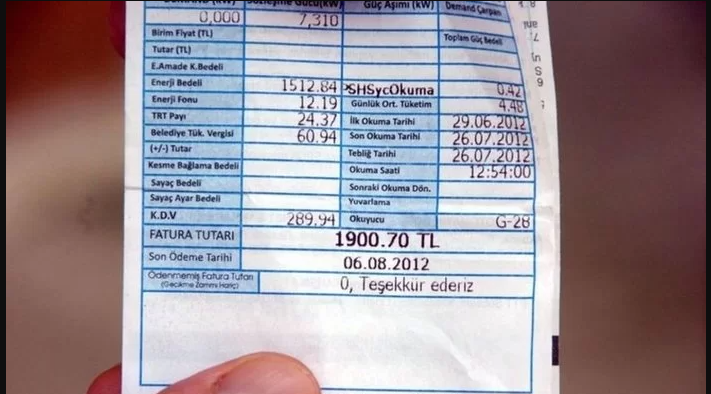
#> input picture 01_odev_fatura_okuma/images/fatura1.png, 711 x 394 px
$ python -i main.py   (imports and definitions only)
#> lines starting #> are read from the running program, lines starting #| are printed output that depends on the picture; after the words box and inside, x2 and y2 are one past the last pixel; in counts of white or black regions, pixels touching at a corner belong together
import pytesseract
import cv2
import os
import re
import pandas as pd
from tkinter import Tk, Button, Label, filedialog, Canvas, messagebox
from PIL import Image, ImageTk

# Tesseract yolu (güncelleme gerekirse elle değiştir)
pytesseract.pytesseract.tesseract_cmd = r"C:\Program Files\Tesseract-OCR\tesseract.exe"
EXCEL_PATH = os.path.join(os.getcwd(), "fatura_kayitlari.xlsx")

def preprocess_image(image_path):
#> called with image_path = 'images/fatura1.png'
    image = cv2.imread(image_path)
#> image is the input picture: shape (394, 711, 3); mean B, G, R 150.6, 142.8, 153.4
    image = cv2.resize(image, None, fx=2, fy=2, interpolation=cv2.INTER_CUBIC)
#> image: shape (788, 1422, 3)
    gray = cv2.cvtColor(image, cv2.COLOR_BGR2GRAY)
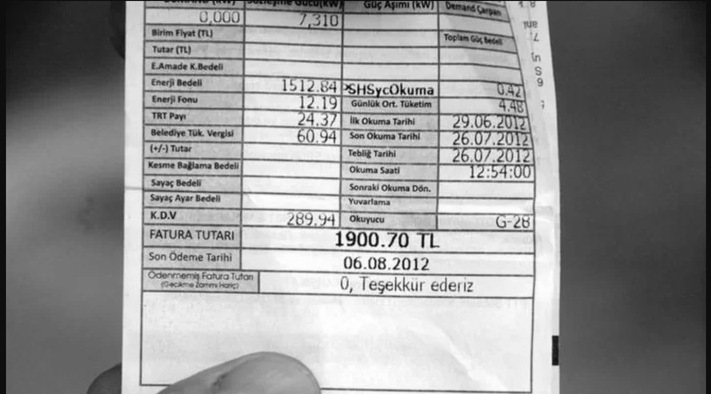
#> gray: shape (788, 1422) (shown at 1/2 size); min 0, max 255, mean 146.9
    denoised = cv2.fastNlMeansDenoising(gray, h=30)
    thresh = cv2.adaptiveThreshold(
        denoised, 100,
        cv2.ADAPTIVE_THRESH_MEAN_C,
        cv2.THRESH_BINARY, 11, 2
    )
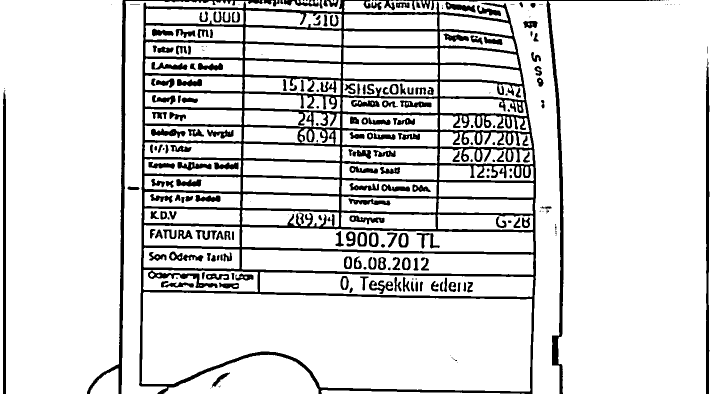
#> thresh: shape (788, 1422) (shown at 1/2 size); values 0 (black) and 100 (white), 86.1% white; 258 black regions (61 under 20 px), largest, box (x1, y1, x2, y2) and area: (278, 0, 1072, 788) 92678, (749, 0, 1322, 788) 7248, (174, 0, 526, 788) 6815
    noise_removal = cv2.medianBlur(thresh, 5)
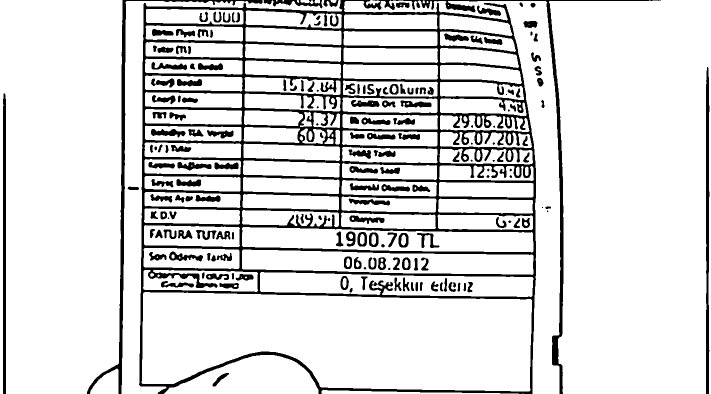
#> noise_removal: shape (788, 1422) (shown at 1/2 size); values 0 (black) and 100 (white), 86.2% white; 185 black regions (18 under 20 px), largest, box (x1, y1, x2, y2) and area: (278, 0, 1322, 788) 102099, (174, 0, 525, 788) 6822, (1412, 134, 1419, 788) 3747
    return noise_removal

import re

# [49 lines left out: functions extract_info, save_to_excel, not called in this run]

class FaturaOCRApp:
    # [44 lines left out: functions __init__, select_image, process_image, not called in this run]

    def clear_image(self):
        self.canvas.delete("all")
        self.image_path = None

# [4 lines not run here, left out]

>>> result = preprocess_image('images/fatura1.png')

$ run again, on 01_odev_fatura_okuma/images/fatura4.png
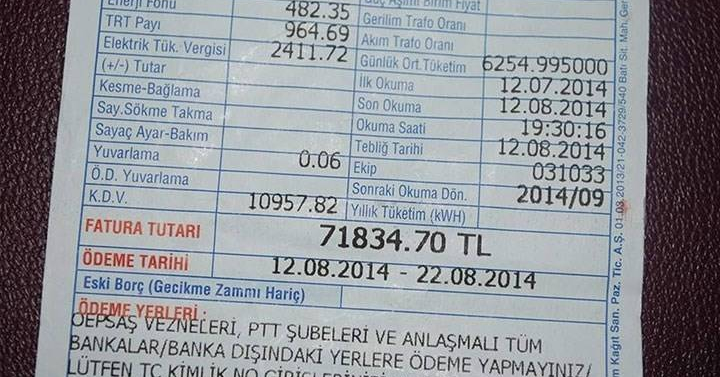
#> input picture 01_odev_fatura_okuma/images/fatura4.png, 720 x 377 px
#> in preprocess_image, image is the input picture: shape (377, 720, 3); mean B, G, R 153.7, 147.8, 144.3
#> image: shape (754, 1440, 3)
#> in preprocess_image, `thresh = cv2.adaptiveThreshold( denoised, 100, cv2.ADAPTIVE_THRESH_MEA..`:
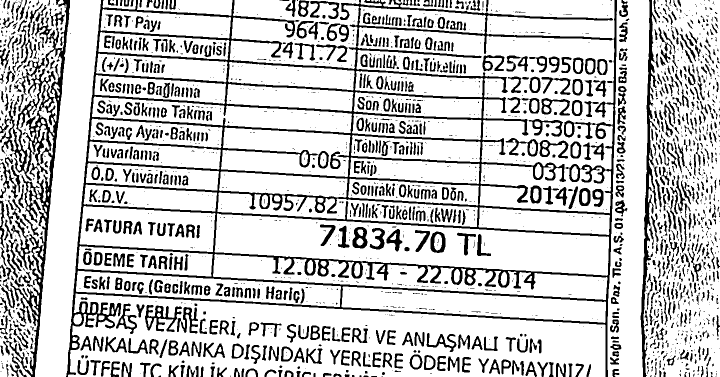
#> thresh: shape (754, 1440) (shown at 1/2 size); values 0 (black) and 100 (white), 78% white; 2199 black regions (1205 under 20 px), largest, box (x1, y1, x2, y2) and area: (132, 0, 1234, 754) 76430, (0, 0, 140, 754) 18008, (1281, 0, 1315, 754) 5928
#> in preprocess_image, `noise_removal = cv2.medianBlur(thresh, 5)`:
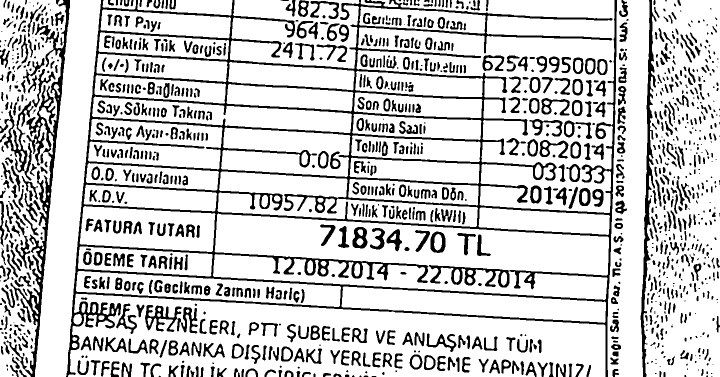
#> noise_removal: shape (754, 1440) (shown at 1/2 size); values 0 (black) and 100 (white), 79.5% white; 1289 black regions (339 under 20 px), largest, box (x1, y1, x2, y2) and area: (132, 0, 1234, 754) 73290, (13, 0, 140, 754) 11503, (1281, 0, 1313, 754) 5752
